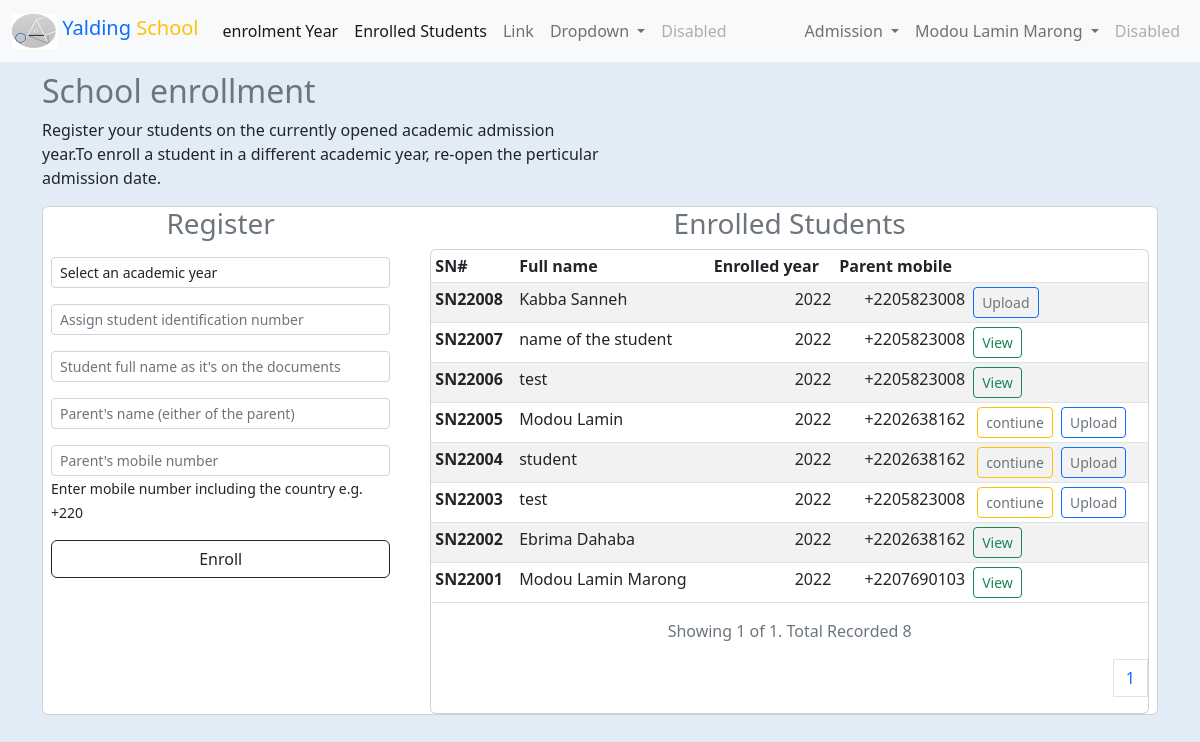
Page /app/users/admin/admission/enroll.php (signed in) on the committed database.
### tables this page shows
CREATE TABLE `users` (
  `user_id` int(11) NOT NULL,
  `full_name` varchar(100) NOT NULL,
  `email` varchar(100) DEFAULT NULL,
  `user_name` varchar(150) NOT NULL,
  `password` varchar(200) NOT NULL,
  `user_role` varchar(75) DEFAULT NULL,
  `user_type` tinyint(4) NOT NULL DEFAULT 2,
  `gender` varchar(10) DEFAULT NULL,
  `tele` varchar(50) DEFAULT NULL,
  `mobile` varchar(50) DEFAULT NULL,
  `address` varchar(15) DEFAULT NULL,
  `join_date` timestamp NULL DEFAULT current_timestamp(),
  `last_login` timestamp NULL DEFAULT NULL,
  `change_password` tinyint(4) NOT NULL DEFAULT 0,
  `status` tinyint(4) NOT NULL DEFAULT 0,
  `permission` tinyint(4) NOT NULL DEFAULT 1,
  `deleted` tinyint(4) NOT NULL DEFAULT 0
);

CREATE TABLE `enroll_student` (
  `record_id` int(11) NOT NULL,
  `stud_id` varchar(25) NOT NULL,
  `stud_name` varchar(50) NOT NULL,
  `stud_parent_name` varchar(50) NOT NULL,
  `stud_parent_mobile` varchar(50) NOT NULL,
  `stud_prev_sch` varchar(200) DEFAULT NULL,
  `stud_address` varchar(75) DEFAULT NULL,
  `stud_gender` varchar(50) DEFAULT NULL,
  `stud_place_birth` varchar(100) DEFAULT NULL,
  `stud_date_brith` datetime DEFAULT NULL,
  `health_relate_problem` text DEFAULT NULL,
  `stud_enroll_yr` varchar(50) NOT NULL,
  `enroll_class` varchar(100) DEFAULT NULL,
  `stud_inputted_by` varchar(50) DEFAULT NULL,
  `stud_inputted_at` datetime NOT NULL DEFAULT current_timestamp(),
  `stud_deleted_by` varchar(50) DEFAULT NULL,
  `stud_deleted_at` datetime DEFAULT NULL,
  `stud_prof_photo_url` text DEFAULT NULL,
  `enroll_done` tinyint(4) NOT NULL DEFAULT 0,
  `auth_enroll` tinyint(4) NOT NULL DEFAULT 0,
  `auth_enroll_by` varchar(50) DEFAULT NULL
);

### app/users/admin/includes.php (called while the page is built, shortened)
<?php
include(ROOT . DS . "app" . DS . "components" . DS . "admin_nav.php");

### core/init.php (called while the page is built, shortened)
<?php
$db = mysqli_connect(DB_HOST, DB_USER, DB_PASSWORD, DB);
if (isset($_SESSION['ADMIN_USER_SESSIONS'])) {
    $admin_id = $_SESSION['ADMIN_USER_SESSIONS'];
    $query = $db->query("SELECT * FROM `users` WHERE `user_id` = '{$admin_id}'");
    $user_data = mysqli_fetch_assoc($query);
    $fn = explode(' ', $user_data['full_name']);
    $user_data['first'] = $fn[0];
    $auth_user_role = $user_data['user_role'];
}
include(ROOT . DS . "core" . DS . "head.php");
require_once(ROOT . DS . "core" . DS . "func.php");

### core/func.php (called while the page is built, shortened)
<?php
function year_format($date)
{
    return date("Y", strtotime($date));
}

### app/users/admin/admission/enroll.php (the view, shortened to what this page needs)
<?php
require_once $_SERVER['DOCUMENT_ROOT'] . './schoolapp/core/init.php';
include './../includes.php';
$per_page_record = 25;
if (isset($_GET["page"])) {
    $page  = $_GET["page"];
} else {
    $page = 1;
}
$start_from = ($page - 1) * $per_page_record;
$enroll_stud_query = $db->query("SELECT * FROM `enroll_student` ORDER BY `stud_id` DESC LIMIT $start_from, $per_page_record");
$form_filled = $db->query("SELECT * FROM `acad_year` WHERE `close_acad_year` != 1");
$form_check = mysqli_fetch_assoc($form_filled);
?>
<br>
<div class="container-fluid mt-5">
    <div class="grid">
        <section>
            <div class="col">
                <div class="container">
                    <div class="col-md-6">
                        <h2 class="text-secondary">School enrollment</h2>
                        <p>Register your students on the currently opened academic
                            admission year.To enroll a student in a different academic
                            year, re-open the perticular admission date.</p>
                    </div>
                </div>
            </div>
        </section>
        <section>
            <div class="container">
                <div class="card">
                    <div class="row">
                        <div class="col-md-4">
                            <h3 class="text-secondary text-center">Register </h3>
                            <form action="enroll.php" method="post">
                                <div class="col-md-12 mt-2 p-2">
                                    <select name="acad_year" id="acad_year" aria-placeholder="Select an academic year" class="form-control form-control-sm">
                                        <option value="">Select an academic year</option>
                                    </select>
                                </div>
                                <?php if ($form_check != NULL) : ?>
                                    <div class="col-md-12 p-2">
                                        <input type="number" name="snumber" id="snumber" class="form-control form-control-sm" placeholder="Assign student identification number">
                                    </div>
                                    <div class="col-md-12 p-2">
                                        <input type="text" name="name" id="name" class="form-control form-control-sm" placeholder="Student full name as it's on the documents">
                                    </div>
                                    <div class="col-md-12 p-2">
                                        <input type="text" name="pname" id="pname" class="form-control form-control-sm" placeholder="Parent's name (either of the parent)">
                                    </div>
                                    <div class="col-md-12 p-2">
                                        <input type="tel" name="mobile" id="mobile" class="form-control form-control-sm" placeholder="Parent's mobile number">
                                        <small>Enter mobile number including the country e.g. <span class="fst-bold">+220</span></small>
                                    </div>
                                    <div class="d-grid gap-2 p-2">
                                        <button name="submit_enroll" class="btn btn-outline-dark" type="submit">Enroll</button>
                                    </div>
                                <?php else : ?>
                                    <p class="text-secondary p-2">Admission was closed, kindly check on the authorities to re-open it</p>
                                <?php endif; ?>
                            </form>
                        </div>
                        <div class="col-md-8">
                            <h3 class="text-secondary text-center">Enrolled Students</h3>
                            <div class="card mx-2">
                                <table class="table table-striped table-sm table-hover">
                                    <thead>
                                        <tr>
                                            <th scope="col">SN#</th>
                                            <th scope="col">Full name</th>
                                            <th scope="col">Enrolled year</th>
                                            <th scope="col">Parent mobile</th>
                                            <th scope="col"></th>
                                        </tr>
                                    </thead>
                                    <tbody>
                                        <?php while ($enroll_stud = mysqli_fetch_assoc($enroll_stud_query)) : ?>
                                            <tr>
                                                <th scope="row"><?= 'SN' . $enroll_stud['stud_id'] ?></th>
                                                <td><?= $enroll_stud['stud_name'] ?></td>
                                                <td class="text-end"><?= year_format($enroll_stud['stud_enroll_yr']) ?></td>
                                                <td class="text-end"><?= $enroll_stud['stud_parent_mobile'] ?></td>
                                                <td>
                                                    <?php if ($enroll_stud['health_relate_problem'] == EMPTY_VALUE) { ?>
                                                        <a href="sec-data.php?complete=<?= $enroll_stud['stud_id']; ?>" class="mx-1 btn btn-outline-warning btn-sm text-secondary">contiune</a>
                                                    <?php }
                                                    if ($enroll_stud['stud_prof_photo_url'] == EMPTY_VALUE) { ?>
                                                        <a href="file-profile.php?complete=<?= $enroll_stud['stud_id'] ?>" class="btn btn-outline-primary btn-sm text-secondary">Upload</a>
                                                    <?php }
                                                    if ($enroll_stud['enroll_done'] == IS_DONE) { ?>
                                                        <a href="file-profile.php?complete=<?= $enroll_stud['stud_id']; ?>" class="btn btn-sm btn-outline-success">View</a>
                                                    <?php } ?>
                                                </td>
                                            </tr>
                                        <?php endwhile; ?>
                                    </tbody>
                                </table>
                                <?php
                                $enroll_stud_query = $db->query("SELECT COUNT(*) FROM `enroll_student` ORDER BY `stud_id` DESC");
                                $row = mysqli_fetch_row($enroll_stud_query);
                                $total_records = $row[0];
                                $total_pages = ceil($total_records / $per_page_record);
                                ?>
                                <p class="text-secondary text-center">Showing <?= $page ?> of <?= $total_pages ?>. Total Recorded <?= $total_records ?></p>
                                <nav aria-label="Page navigation example p-2">
                                    <ul class="pagination justify-content-end">
                                        <?php for ($i = 1; $i <= $total_pages; $i++) : ?>
                                            <?php if ($i == $page) : ?>
                                                <li class="page-item"><a class="page-link" href="enroll.php?page=<?= $i ?>"><?= $i ?></a></li>
                                            <?php else : ?>
                                                <li class="page-item"><a class="page-link" href="enroll.php?page=<?= $i ?>"><?= $i ?></a></li>
                                            <?php endif; ?>
                                        <?php endfor; ?>
                                    </ul>
                                </nav>
                            </div>
                        </div>
                    </div>
                </div>
            </div>
        </section>
    </div>
</div>

### app/components/admin_nav.php (shortened to what this page needs)
<nav class="navbar navbar-expand-lg navbar-light bg-light fixed-top style="background-color: #e3f2fd;">
    <div class="container-fluid">
        <a class="navbar-brand" href="<?= ADMIN_DASHBOARD_URL ?>"><span class="text-primary">
                <img src="<?= PROOT ?>app/photos/afang_logo.png" alt="" width="45" height="35" class="d-inline-block align-text-top">
                Yalding</span> <span class="text-warning">School</span>
        </a>
        <div class="collapse navbar-collapse" id="navbarSupportedContent">
            <ul class="navbar-nav me-auto mb-2 mb-lg-0">
                <li class="nav-item">
                <a class="nav-link active" aria-current="page" href="<?=ENROLL_YEAR?>">enrolment Year</a>
                </li>
                <li class="nav-item">
                <a class="nav-link active" aria-current="page" href="<?=ADMIN_ENROLLED_STUDENTS?>">Enrolled Students</a>
                </li>
                <li class="nav-item">
                    <a class="nav-link" href="#">Link</a>
                </li>
                <li class="nav-item dropdown">
                    <a class="nav-link dropdown-toggle" href="#" id="navbarDropdown" role="button" data-bs-toggle="dropdown" aria-expanded="false">
                        Dropdown
                    </a>
                </li>
                <li class="nav-item">
                    <a class="nav-link disabled" href="#" tabindex="-1" aria-disabled="true">Disabled</a>
                </li>
            </ul>
            <ul class="navbar-nav d-flex">
                <?php if ($auth_user_role == ADMIN_USER) : ?>
                    <li class="nav-item dropdown">
                        <a class="nav-link dropdown-toggle" href="#" id="navbarDropdown" role="button" data-bs-toggle="dropdown" aria-expanded="false">
                            Admission
                        </a>
                    </li>
                <?php endif; ?>
                <?php if ($auth_user_role == ADMIN_USER) : ?>
                    <li class="nav-item dropdown">
                        <a class="nav-link dropdown-toggle" href="#" id="navbarDropdown" role="button" data-bs-toggle="dropdown" aria-expanded="false">
                            <?= $user_data['full_name'] ?>
                        </a>
                    </li>
                <?php endif; ?>
                <li class="nav-item">
                    <a class="nav-link disabled" href="#" tabindex="-1" aria-disabled="true">Disabled</a>
                </li>
            </ul>
        </div>
    </div>
</nav>

### css/main.css (style rules this page uses)
body { background-color: #e2ecf6; }

### rows in the picture
users: full_name "Modou Lamin Marong"
enroll_student: stud "22008", stud_name "Kabba Sanneh", stud_enroll_yr "2022", stud_parent_mobile "+2205823008"
enroll_student: stud "22007", stud_name "name of the student", stud_enroll_yr "2022", stud_parent_mobile "+2205823008"
enroll_student: stud "22006", stud_name "test", stud_enroll_yr "2022", stud_parent_mobile "+2205823008"
enroll_student: stud "22005", stud_name "Modou Lamin", stud_enroll_yr "2022", stud_parent_mobile "+2202638162"
enroll_student: stud "22004", stud_name "student", stud_enroll_yr "2022", stud_parent_mobile "+2202638162"
enroll_student: stud "22003", stud_name "test", stud_enroll_yr "2022", stud_parent_mobile "+2205823008"
enroll_student: stud "22002", stud_name "Ebrima Dahaba", stud_enroll_yr "2022", stud_parent_mobile "+2202638162"
enroll_student: stud "22001", stud_name "Modou Lamin Marong", stud_enroll_yr "2022", stud_parent_mobile "+2207690103"

### other values in the picture
$page "1"
$total_pages "1"
$total_records "8"
